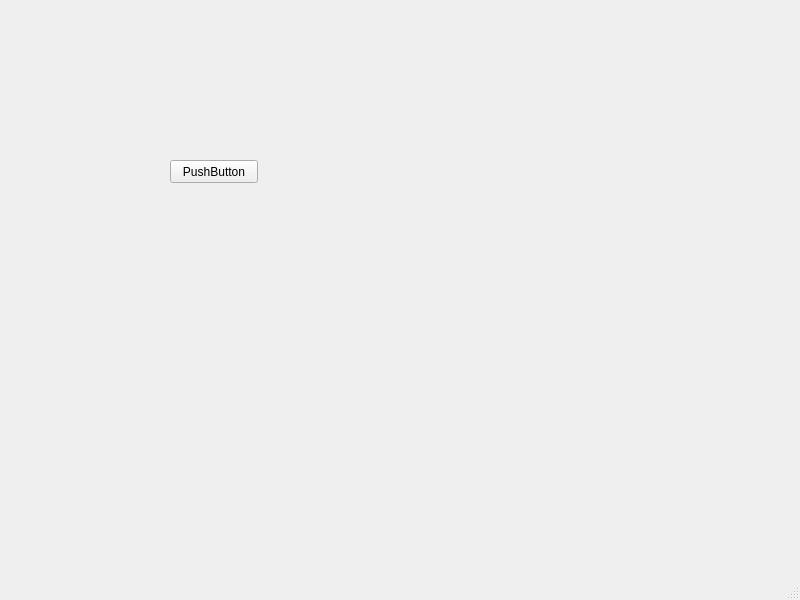
<?xml version="1.0" encoding="UTF-8"?>
<ui version="4.0">
 <class>setting_Window</class>
 <widget class="QMainWindow" name="setting_Window">
  <property name="geometry">
   <rect>
    <x>0</x>
    <y>0</y>
    <width>800</width>
    <height>600</height>
   </rect>
  </property>
  <property name="windowTitle">
   <string>MainWindow</string>
  </property>
  <widget class="QWidget" name="centralwidget">
   <widget class="QPushButton" name="pushButton">
    <property name="geometry">
     <rect>
      <x>170</x>
      <y>160</y>
      <width>88</width>
      <height>23</height>
     </rect>
    </property>
    <property name="text">
     <string>PushButton</string>
    </property>
   </widget>
  </widget>
  <widget class="QMenuBar" name="menubar">
   <property name="geometry">
    <rect>
     <x>0</x>
     <y>0</y>
     <width>800</width>
     <height>23</height>
    </rect>
   </property>
  </widget>
  <widget class="QStatusBar" name="statusbar"/>
 </widget>
 <resources/>
 <connections/>
</ui>
